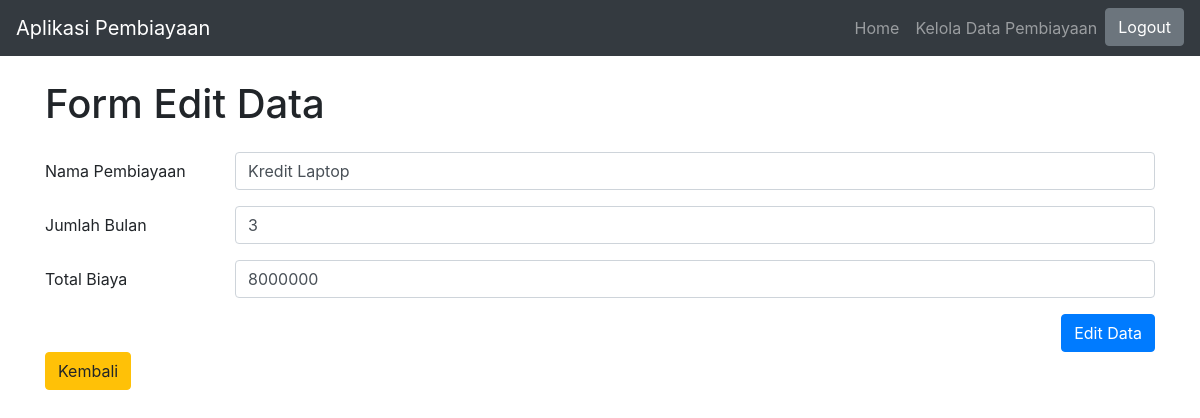
/index.php?p=form-edit&id=5 (signed in), run on the app's committed database.
### tables this page shows
CREATE TABLE `pembiayaan` (
  `id` int(11) NOT NULL AUTO_INCREMENT,
  `nama_pembiayaan` varchar(255) NOT NULL,
  `jumlah_bulan` int(11) NOT NULL,
  `total_biaya` bigint(20) NOT NULL,
  PRIMARY KEY (`id`)
);

### pages/form-edit.php (the view, shortened to what this page needs)
<?php
include 'functions/functions.php';
$id_pembiayaan = $_GET['id'];
$query = "SELECT * FROM pembiayaan WHERE id = '$id_pembiayaan'";
$data = mysqli_query($conn, $query);
$data = mysqli_fetch_assoc($data);
?>
<div class="container mt-4">
    <h1>Form Edit Data</h1>
    <form method="POST" class="mt-4">
        <div class="form-group row">
            <label for="nama_pembiayaan" class="col-sm-2 col-form-label">Nama Pembiayaan</label>
            <div class="col-sm-10">
                <input type="text" class="form-control" id="nama_pembiayaan" name="nama_pembiayaan" value="<?= $data['nama_pembiayaan'] ?>" required>
            </div>
        </div>
        <div class="form-group row">
            <label for="jumlah_bulan" class="col-sm-2 col-form-label">Jumlah Bulan</label>
            <div class="col-sm-10">
                <input type="number" min="0" class="form-control" id="jumlah_bulan" name="jumlah_bulan" value="<?= $data['jumlah_bulan'] ?>" required>
            </div>
        </div>
        <div class="form-group row">
            <label for="total_biaya" class="col-sm-2 col-form-label">Total Biaya</label>
            <div class="col-sm-10">
                <input type="text" class="form-control" id="total_biaya" name="total_biaya" value="<?= $data['total_biaya'] ?>" required>
            </div>
        </div>
        <div class="d-flex justify-content-end">
            <button type="submit" class="btn btn-primary" name="btn-edit" value="<?= $data['id'] ?>">Edit Data</button>
        </div>
        <div class="d flex justify-content-start">
            <a href="index.php?p=kelola-pembiayaan" class="btn btn-warning">Kembali</a>
        </div>
    </form>
</div>

### data on the page
pembiayaan: nama_pembiayaan "Kredit Laptop", jumlah_bulan "3", total_biaya "8000000"
